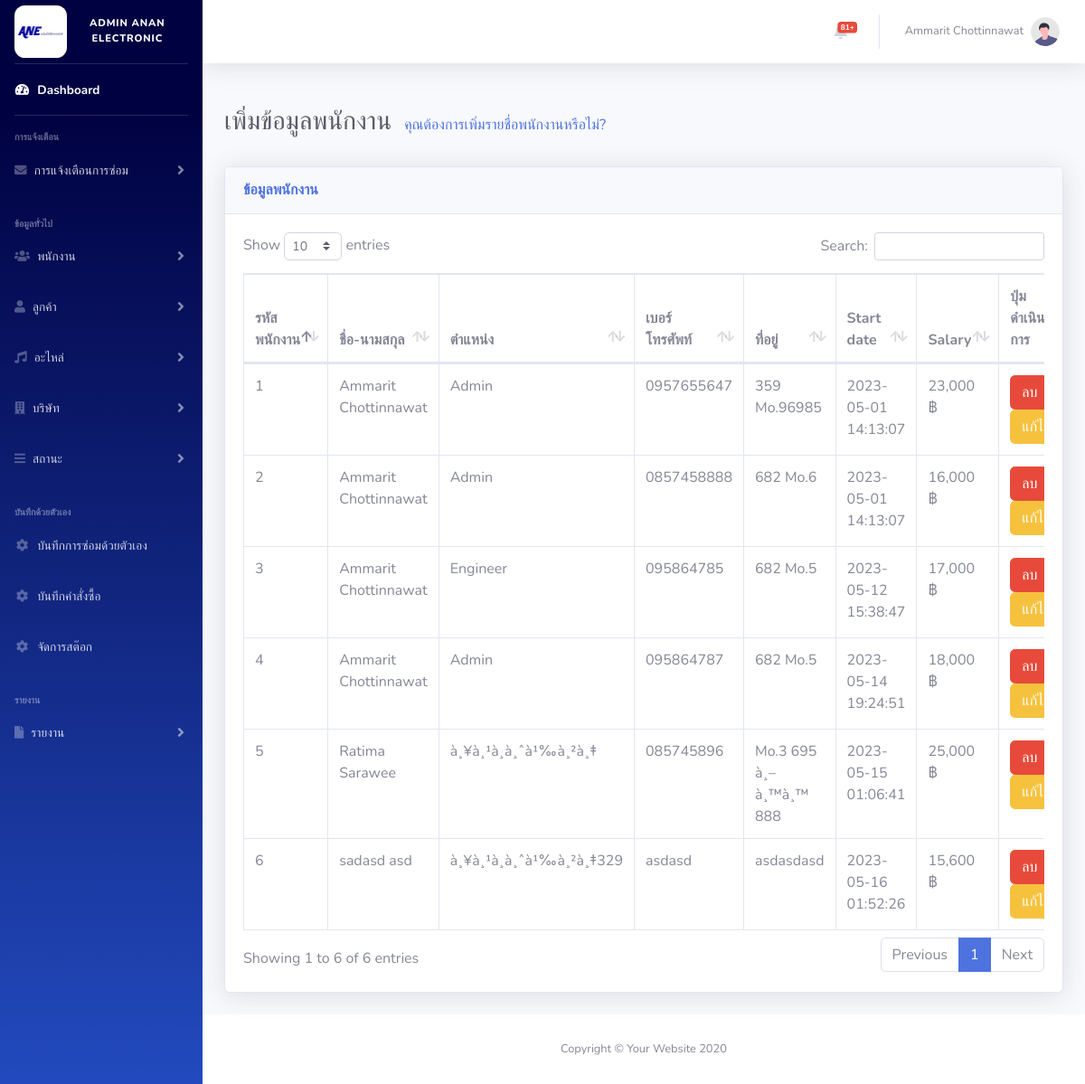
The app's page /admin/employee_listview.php (signed in) with its own data.
### tables this page shows
CREATE TABLE `employee` (
  `e_id` int(6) NOT NULL,
  `e_email` varchar(255) DEFAULT NULL,
  `e_password` varchar(128) DEFAULT NULL,
  `e_fname` varchar(255) DEFAULT NULL,
  `e_lname` varchar(255) DEFAULT NULL,
  `e_add` varchar(255) DEFAULT NULL,
  `e_tel` varchar(20) DEFAULT NULL,
  `role_id` int(3) DEFAULT NULL,
  `del_flg` tinyint(1) DEFAULT 0 COMMENT 'ลบ = 1',
  `e_date_in` datetime DEFAULT NULL COMMENT 'วันที่เข้าสู่ระบบครั้งแรก',
  `e_salary` int(11) DEFAULT NULL,
  `e_date_update` datetime DEFAULT NULL COMMENT 'วันที่อัพเดตข้อมูลล่าสุด'
);

CREATE TABLE `role` (
  `role_id` int(6) NOT NULL,
  `role_name` varchar(255) DEFAULT NULL,
  `del_flg` tinyint(1) DEFAULT 0
);

### admin/employee_listview.php (the view, shortened to what this page needs)
<?php
include('../database/condb.php');
?>
<!DOCTYPE html>
<html lang="en">
<head>
    <link href="vendor/fontawesome-free/css/all.min.css" rel="stylesheet" type="text/css">
    <link href="css/sb-admin-2.min.css" rel="stylesheet">
    <link href="vendor/datatables/dataTables.bootstrap4.min.css" rel="stylesheet">
</head>
<body id="page-top">
    <div id="wrapper">
        <?php
        include('bar/sidebar.php');
        ?>
        <div id="content-wrapper" class="d-flex flex-column">
            <div id="content">
                <?php
                include('bar/topbar_admin.php');
                ?>
                <div class="container-fluid">
                    <br>
                    <h1 class="h3 mb-2 text-gray-800" style="display:inline-block">เพิ่มข้อมูลพนักงาน</h1>
                    <a href="add_employee.php" style="display:inline-block; margin-left: 10px; position :relative">คุณต้องการเพิ่มรายชื่อพนักงานหรือไม่?</a>
                    <br>
                    <br>
                    <div class="card shadow mb-4">
                        <div class="card-header py-3">
                            <h6 class="m-0 font-weight-bold text-primary">ข้อมูลพนักงาน</h6>
                        </div>
                        <div class="card-body">
                            <div class="table-responsive">
                                <table class="table table-bordered" id="dataTable" width="100%" cellspacing="0">
                                    <thead>
                                        <tr>
                                            <th>รหัสพนักงาน</th>
                                            <th>ชื่อ-นามสกุล</th>
                                            <th>ตำแหน่ง</th>
                                            <th>เบอร์โทรศัพท์</th>
                                            <th>ที่อยู่</th>
                                            <th>Start date</th>
                                            <th>Salary</th>
                                            <th>ปุ่มดำเนินการ</th>
                                        </tr>
                                    </thead>
                                    <tbody>
                                        <?php
                                        $sql = "SELECT * FROM employee
                                                LEFT JOIN role
                                                ON employee.role_id = role.role_id
                                                WHERE employee.del_flg = '0'";
                                        $result = mysqli_query($conn, $sql);
                                        while ($row = mysqli_fetch_array($result)) { ?>
                                            <tr>
                                                <td><?php
                                                    if ($row['e_id'] == NULL) {
                                                        echo "-";
                                                    } else {
                                                        echo $row['e_id'];
                                                    }
                                                    ?>
                                                </td>
                                                <td><?php
                                                    if ($row['e_fname'] == NULL || $row['e_lname'] == NULL) {
                                                        echo "-";
                                                    } else {
                                                        echo $row['e_fname'] . " " . $row['e_lname'];
                                                    }
                                                    ?>
                                                </td>
                                                <td>
                                                    <?php
                                                    if ($row['role_name'] == NULL) {
                                                        echo "-";
                                                    } else {
                                                        echo $row['role_name'];
                                                    }
                                                    ?>
                                                </td>
                                                <td>
                                                    <?php
                                                    if ($row['e_tel'] == NULL) {
                                                        echo "-";
                                                    } else {
                                                        echo $row['e_tel'];
                                                    }
                                                    ?>
                                                </td>
                                                <td>
                                                    <?php
                                                    if ($row['e_add'] == NULL) {
                                                        echo "-";
                                                    } else {
                                                        echo $row['e_add'];
                                                    }
                                                    ?>
                                                </td>
                                                <td>
                                                    <?php
                                                    if ($row['e_date_in'] == NULL) {
                                                        echo "-";
                                                    } else {
                                                        echo $row['e_date_in'];
                                                    }
                                                    ?>
                                                </td>
                                                <td>
                                                    <?php
                                                    if ($row['e_salary'] == NULL) {
                                                        echo "-";
                                                    } else {
                                                        echo number_format($row['e_salary'], 0, '.', ',') . " ฿";
                                                    }
                                                    ?>
                                                </td>
                                                <td>
                                                    <a href="action/del_employee.php?id=<?= $row['e_id'] ?>" class="btn btn-danger" onclick="return confirmDelete(event);">ลบ</a>&nbsp; &nbsp;
                                                    <a class="btn btn-warning" href="edit_employee.php?id=<?= $row['e_id'] ?>">แก้ไข</a>
                                                </td>
                                            </tr>
                                        <?php } ?>
                                    </tbody>
                                </table>
                            </div>
                        </div>
                    </div>
                </div>
            </div>
            <footer class="sticky-footer bg-white">
                <div class="container my-auto">
                    <div class="copyright text-center my-auto">
                        <span>Copyright &copy; Your Website 2020</span>
                    </div>
                </div>
            </footer>
        </div>
    </div>
</body>
</html>

### records on screen
employee: e_id "1", e_fname "Ammarit", e_lname "Chottinnawat", role.role_name "Admin", e_tel "0957655647", e_add "359 Mo.96985", e_date_in "2023-05-01 14:13:07", e_salary "23,000"
employee: e_id "2", e_fname "Ammarit", e_lname "Chottinnawat", role.role_name "Admin", e_tel "0857458888", e_add "682 Mo.6", e_date_in "2023-05-01 14:13:07", e_salary "16,000"
employee: e_id "3", e_fname "Ammarit", e_lname "Chottinnawat", role.role_name "Engineer", e_tel "095864785", e_add "682 Mo.5", e_date_in "2023-05-12 15:38:47", e_salary "17,000"
employee: e_id "4", e_fname "Ammarit", e_lname "Chottinnawat", role.role_name "Admin", e_tel "095864787", e_add "682 Mo.5", e_date_in "2023-05-14 19:24:51", e_salary "18,000"
employee: e_id "5", e_fname "Ratima", e_lname "Sarawee", role.role_name "à¸¥à¸¹à¸à¸ˆà¹‰à¸²à¸‡", e_tel "085745896", e_add "Mo.3 695 à¸–à¸™à¸™ 888", e_date_in "2023-05-15 01:06:41", e_salary "25,000"
employee: e_id "6", e_fname "sadasd", e_lname "asd", role.role_name "à¸¥à¸¹à¸à¸ˆà¹‰à¸²à¸‡329", e_tel "asdasd", e_add "asdasdasd", e_date_in "2023-05-16 01:52:26", e_salary "15,600"

### other values on screen
$num_rows[0]-1 "81"
$_SESSION["fname"] "Ammarit"
$_SESSION["lname"] "Chottinnawat"
